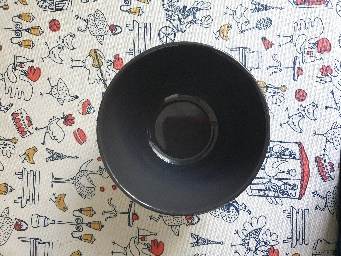
#> input picture Lab_3/0000.jpg, 341 x 256 px
$ python 2.py --path 0000.jpg
#> lines starting #> are read from the running program, lines starting #| are printed output that depends on the picture
from argparse import ArgumentParser
from PIL import Image
from skimage.exposure import histogram as SKHistogram
from skimage import io

from matplotlib import pyplot as plt
from matplotlib import use as MPLUseBackend
MPLUseBackend("gtk4agg")


parser = ArgumentParser()
parser.add_argument("-p", "--path")
args = parser.parse_args()
path = args.path

if (path == None): exit()


#Используем PIL
histogram = []
image = None
with Image.open(path) as img:
#> img is the input picture: PIL image 341x256 RGB; mean R, G, B 151.1, 148.9, 147.4
    img = img.convert("RGB")
    image = img.copy()
    histogram = img.histogram()
#> histogram = 768 values, max 4475 at index 767, min 0 at index 1, mean 341


r_channel = histogram[0:256]
#> r_channel = 256 values, max 1142 at index 26, min 0 at index 1, mean 341
g_channel = histogram[256:512]
#> g_channel = 256 values, max 1985 at index 255, min 0 at index 1, mean 341
b_channel = histogram[512:768]
#> b_channel = 256 values, max 4475 at index 255, min 0 at index 1, mean 341


rgb = [r_channel[i] + g_channel[i] + b_channel[i] for i in range(256)]
#> rgb = 256 values, max 6991 at index 255, min 0 at index 1, mean 1023
plt.subplot2grid((4,2), (0,0), colspan= 1, rowspan= 4)
plt.imshow(image)
plt.axis("off")
plt.title("Image")


# Гистограмма изображения
plt.subplot2grid((4, 2), (0, 1))
#plt.bar(range(256), rgb, fill = True, color = "gray") #другой способ вывода
plt.stairs(rgb, fill = True, color = "gray")
plt.title("Image histogram")


#Используем Skimage
img = io.imread(path)
#plt.hist(img.ravel(), bins=256, fill = True, color = "gray") #другой способ вывода

plt.subplot2grid((4, 2), (1, 1))
plt.hist(img[:, :, 0].ravel(), bins= 256, fill = True, color = "red")
plt.title("Channel R histogram")

plt.subplot2grid((4, 2), (2, 1))
plt.hist(img[:, :, 1].ravel(), bins= 256, fill = True, color = "green")
plt.title("Channel G histogram")

plt.subplot2grid((4, 2), (3, 1))
plt.hist(img[:, :, 2].ravel(), bins= 256, fill = True, color = "blue")
plt.title("Channel B histogram")


plt.tight_layout()
plt.show()
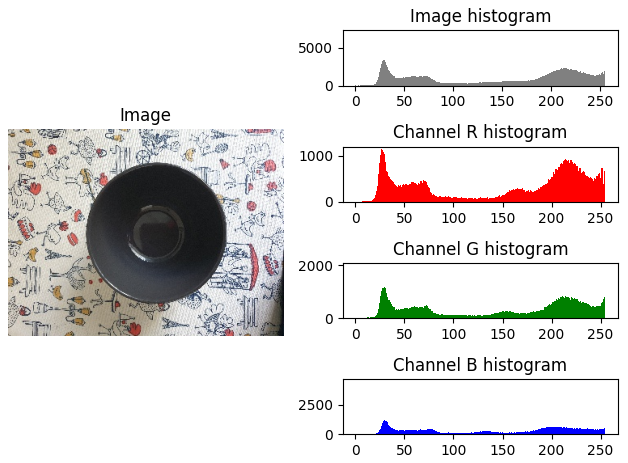
#> figure drawn by matplotlib, 5 panels; panel 3: tallest bar 1142 high, from x = 25.9 to 26.89; panel 4: tallest bar 1985 high, from x = 254 to 255; panel 5: tallest bar 4475 high, from x = 254 to 255
